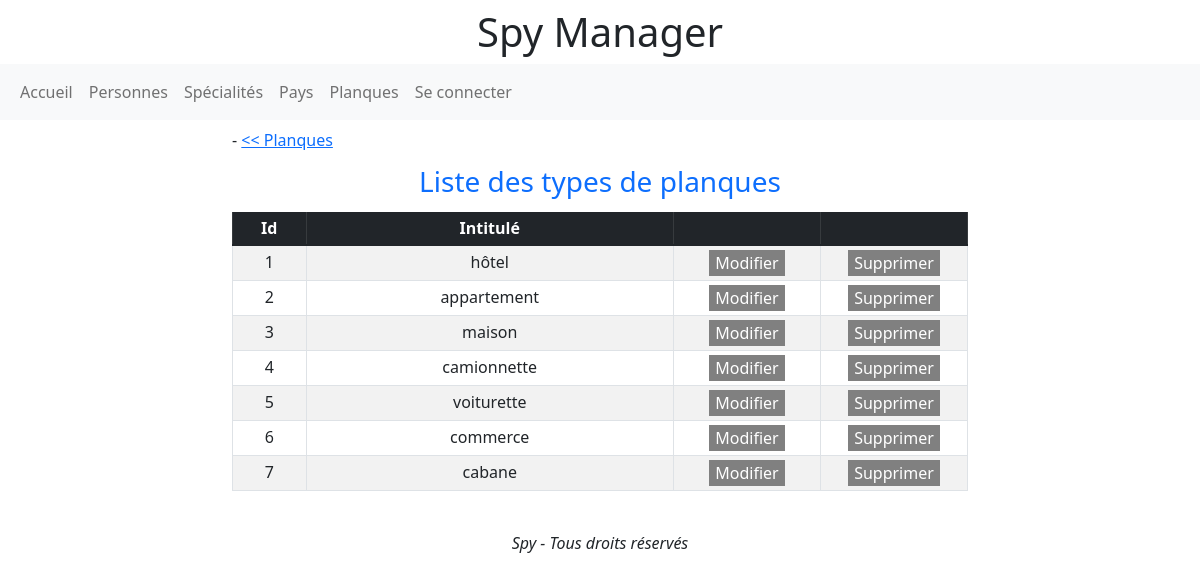
Screenshot of /index.php?page=typeplanques with the database file from the repository.
### tables this page shows
CREATE TABLE `type_de_planque` (
  `id` int(11) NOT NULL,
  `intitule` varchar(40) NOT NULL
);

### controleurs/controleur.php (called while the page is built, shortened)
<?php
require_once('modeles/Modele.php');
class Controleur {
public function listerTypesPlanques()
{
    $typePlanques = new TypePlanques($this->pdo);
    $typePlanques = $typePlanques->lister();
    require_once('vues/liste-types-planques.php');
}
}

### modeles/modele.php (called while the page is built, shortened)
<?php
trait Modele
{
    public function __construct(PDO $pdo)
    {
        try {
            $this->pdo = $pdo;
        } catch (PDOException $e) {
            exit('Erreur : '.$e->getMessage());
        }
    }
}

### modeles/TypePlanques.php (called while the page is built, shortened)
<?php
class TypePlanques
{
    public function lister()
    {
        if (!is_null($this->pdo)) {
            $stmt = $this->pdo->query('SELECT * FROM type_de_planque');
        }
        $payss = [];
        while ($pays = $stmt->fetchObject('TypePlanque',[$this->pdo])) {
            $payss[] = $pays;
        }
        return $payss;
    }
}

### modeles/TypePlanque.php (called while the page is built, shortened)
<?php
class TypePlanque
{
    private $id;
    private $intitule;
    public function getId()
    {
        return $this->id;
    }
    public function getIntitule()
    {
        return $this->intitule;
    }
}

### vues/liste-types-planques.php (the view, shortened to what this page needs)
<div class="container">
  <div class="row">
    <div class="col-0 col-lg-1 col-xl-2">
    </div>
    <div class="col-12 col-lg-10 col-xl-8">
    <div class="mt-2">
        <a href="#form-create-type-planque" class="add-link">Ajouter un type de planque</a> - <a href="index.php?page=planques"><< Planques</a>
    </div>
    <div class="table-responsive">
        <table class="table table-striped table-bordered table-sm caption-top table-responsive-lg text-center">
            <caption class="text-center fs-3 text-primary">Liste des types de planques</caption>
            <thead class="table-dark">
                <tr>
                    <th width="10%">Id</th>
                    <th width="50%">Intitul&eacute;</th>
                    <th width="20%"></th>
                    <th width="20%"></th>
                </tr>
            </thead>
            <tbody>
                <?php foreach ($typePlanques as $typePlanque): ?>
                    <tr id="tr<?= $typePlanque->getId() ?>">
                        <td>
                            <?= $typePlanque->getId() ?>
                        </td>
                        <td>
                            <?= $typePlanque->getIntitule() ?>
                        </td>
                        <td>
                            <button type="button" id="updateTypePlanque<?= $typePlanque->getId() ?>" class="updateTypePlanque btn-primary"
                                onclick=displayUpdateTypePlanque(<?php echo $typePlanque->getId().",'".str_replace(" ","&nbsp;",$typePlanque->getIntitule())."'" ?>)
                                >
                                Modifier
                            </button>
                        </td>
                        <td>
                            <button type="button" class="btn-primary"
                            onclick=confirmeSuppressionTypePlanque(<?php echo $typePlanque->getId().",'".str_replace(" ","&nbsp;",$typePlanque->getIntitule())."'" ?>)>
                            Supprimer
                        </button>
                    </td>
                </tr>
                <?php endforeach; ?>
            </tbody>
        </table>
    </div>
    </div>
    <div class="col-0 col-lg-1 col-xl-2">
    </div>
  </div>
</div>
<?php
require_once('layout.php');

### style.css (style rules this page uses)
.inactif { background-color: grey !important; border: 0; }

### rows the page displays
type_de_planque: id "1", intitule "hôtel"
type_de_planque: id "2", intitule "appartement"
type_de_planque: id "3", intitule "maison"
type_de_planque: id "4", intitule "camionnette"
type_de_planque: id "5", intitule "voiturette"
type_de_planque: id "6", intitule "commerce"
type_de_planque: id "7", intitule "cabane"
